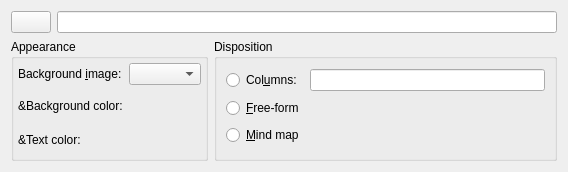
<?xml version="1.0" encoding="UTF-8"?>
<ui version="4.0">
 <class>BasketPropertiesUi</class>
 <widget class="QWidget" name="BasketPropertiesUi">
  <property name="geometry">
   <rect>
    <x>0</x>
    <y>0</y>
    <width>568</width>
    <height>172</height>
   </rect>
  </property>
  <property name="windowTitle">
   <string>Form</string>
  </property>
  <layout class="QGridLayout" name="gridLayout_2">
   <item row="0" column="0" colspan="2">
    <layout class="QHBoxLayout" name="horizontalLayout">
     <item>
      <widget class="KIconButton" name="icon"/>
     </item>
     <item>
      <widget class="QLineEdit" name="name"/>
     </item>
    </layout>
   </item>
   <item row="1" column="0">
    <widget class="QGroupBox" name="appearanceGroup">
     <property name="title">
      <string>Appearance</string>
     </property>
     <layout class="QGridLayout" name="appearanceLayout">
      <property name="leftMargin">
       <number>4</number>
      </property>
      <property name="topMargin">
       <number>4</number>
      </property>
      <property name="rightMargin">
       <number>4</number>
      </property>
      <property name="bottomMargin">
       <number>4</number>
      </property>
      <item row="0" column="2">
       <widget class="QComboBox" name="backgroundImage"/>
      </item>
      <item row="0" column="1">
       <widget class="QLabel" name="label">
        <property name="text">
         <string>Background &amp;image:</string>
        </property>
        <property name="buddy">
         <cstring>backgroundImage</cstring>
        </property>
       </widget>
      </item>
      <item row="1" column="1">
       <widget class="QLabel" name="bgColorLbl">
        <property name="text">
         <string>&amp;Background color:</string>
        </property>
       </widget>
      </item>
      <item row="2" column="1">
       <widget class="QLabel" name="txtColorLbl">
        <property name="text">
         <string>&amp;Text color:</string>
        </property>
       </widget>
      </item>
     </layout>
    </widget>
   </item>
   <item row="1" column="1">
    <widget class="QGroupBox" name="dispositionGroup">
     <property name="title">
      <string>Disposition</string>
     </property>
     <layout class="QGridLayout" name="gridLayout_3">
      <item row="0" column="0">
       <widget class="QRadioButton" name="columnForm">
        <property name="text">
         <string>Col&amp;umns:</string>
        </property>
       </widget>
      </item>
      <item row="1" column="0">
       <widget class="QRadioButton" name="freeForm">
        <property name="text">
         <string>&amp;Free-form</string>
        </property>
       </widget>
      </item>
      <item row="1" column="1">
       <spacer name="horizontalSpacer">
        <property name="orientation">
         <enum>Qt::Horizontal</enum>
        </property>
        <property name="sizeType">
         <enum>QSizePolicy::Preferred</enum>
        </property>
        <property name="sizeHint" stdset="0">
         <size>
          <width>40</width>
          <height>20</height>
         </size>
        </property>
       </spacer>
      </item>
      <item row="2" column="0">
       <widget class="QRadioButton" name="mindMap">
        <property name="text">
         <string>&amp;Mind map</string>
        </property>
       </widget>
      </item>
      <item row="0" column="1">
       <widget class="QLineEdit" name="columnCount"/>
      </item>
     </layout>
    </widget>
   </item>
  </layout>
 </widget>
 <customwidgets>
  <customwidget>
   <class>KIconButton</class>
   <extends>QPushButton</extends>
   <header>kicondialog.h</header>
  </customwidget>
 </customwidgets>
 <tabstops>
  <tabstop>icon</tabstop>
  <tabstop>name</tabstop>
  <tabstop>backgroundImage</tabstop>
  <tabstop>columnForm</tabstop>
  <tabstop>freeForm</tabstop>
  <tabstop>mindMap</tabstop>
 </tabstops>
 <resources/>
 <connections/>
</ui>
